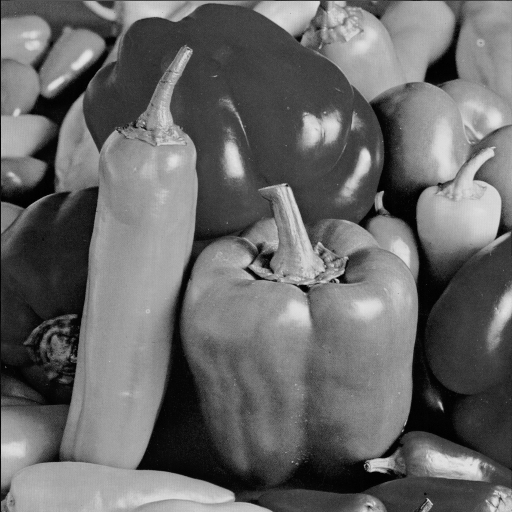
%> input picture metrics/test images/peppers.tif, 512 x 512 px
$ octave coefficient.m   (GNU Octave 9; MATLAB toolbox functions it lacks are replaced by stand-ins)
%> lines starting %> are read from the running program, lines starting %| are printed output that depends on the picture
clc;
clear all;
close all;
I=imread('test images/peppers.tif');
%> I is the input picture: size 512x512 uint8; min 0, max 229, mean 104.2
A=double(I);
%%%% Horizontal %%%%
x1 = double(A(:,1:end-1));
y1 = double(A(:,2:end));
randIndex1 = randperm(numel(x1));
randIndex1 = randIndex1(1:10000);
x11 = x1(randIndex1);
y11 = y1(randIndex1);
%%% Vertical %%%%%
x2 = double(A(1:end-1,:));
y2 = double(A(2:end,:));
randIndex1 = randperm(numel(x2));
randIndex1 = randIndex1(1:10000);
x21 = x2(randIndex1);
y21 = y2(randIndex1);
%%%% Diagonal %%%%%
x3 = double(A(1:end-1,1:end-1));
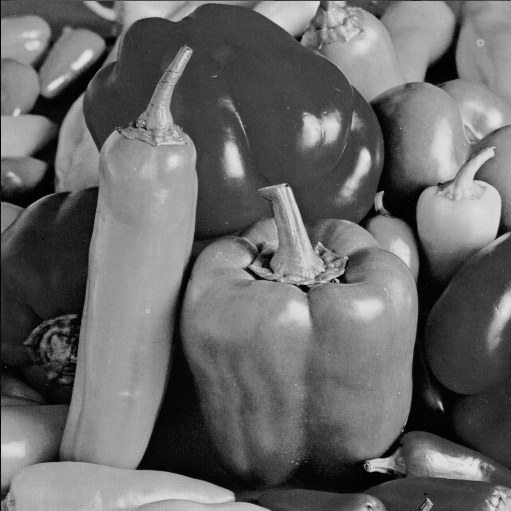
%> x3: size 511x511 double; min 0, max 229, mean 104.1
y3 = double(A(2:end,2:end));
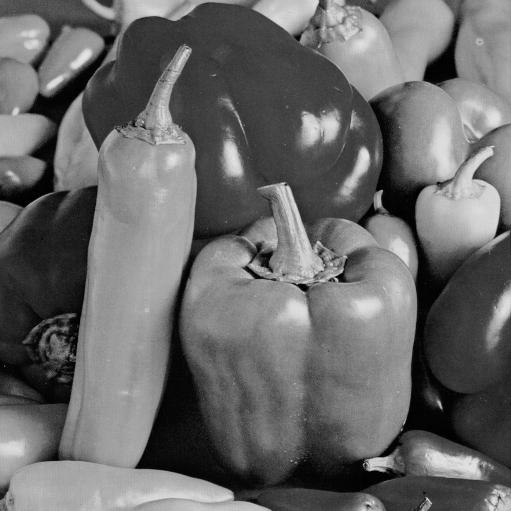
%> y3: size 511x511 double; min 0, max 229, mean 104.5
randIndex1 = randperm(numel(x3));
randIndex1 = randIndex1(1:10000);
x31 = x3(randIndex1);
y31 = y3(randIndex1);
r_xy1 = corrcoef(x11,y11)
%> r_xy1 = [1 0.978; 0.978 1]
r_xy2 = corrcoef(x21,y21)
%> r_xy2 = [1 0.982; 0.982 1]
r_xy3 = corrcoef(x31,y31)
%> r_xy3 = [1 0.968; 0.968 1]
figure,
subplot(1,3,1)
scatter(x11,y11,1);
xlabel('Grey Values on Location (x,y)')
ylabel('Grey Values on Location (x+1,y)')
title('Horizontal')

subplot(1,3,2)
scatter(x21,y21,1);
xlabel('Grey Values on Location (x,y)')
ylabel('Grey Values on Location (x+1,y)')
title('Vertical')

subplot(1,3,3)
scatter(x31,y31,1);
xlabel('Grey Values on Location (x,y)')
ylabel('Grey Values on Location (x+1,y)')
title('Diagonal')
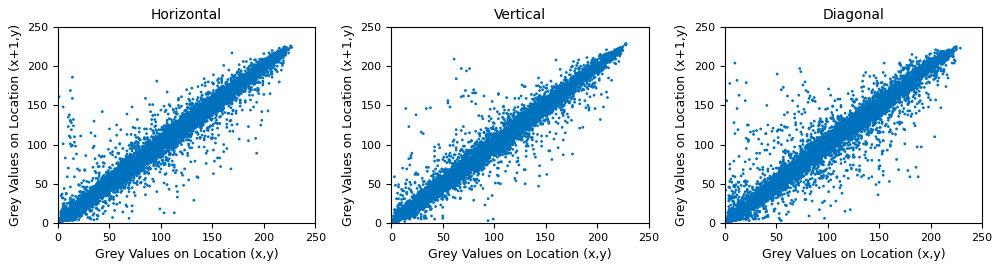
%> figure redrawn from the program's plot data, 3 panels

$ run again, with metrics/test images/baboon.tif copied over metrics/test images/peppers.tif
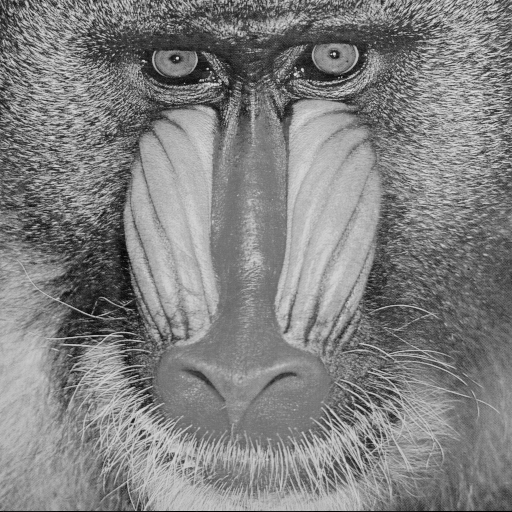
%> input picture metrics/test images/baboon.tif, 512 x 512 px
%> I is the input picture: size 512x512 uint8; min 0, max 230, mean 129.1
%> `y3 = double(A(2:end,2:end));`:
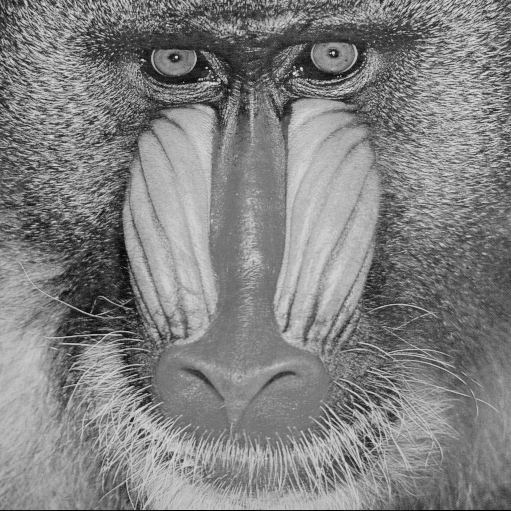
%> y3: size 511x511 double; min 0, max 230, mean 129.1
%> r_xy1 = [1 0.863; 0.863 1]
%> r_xy2 = [1 0.759; 0.759 1]
%> r_xy3 = [1 0.736; 0.736 1]
%> `title('Diagonal')`:
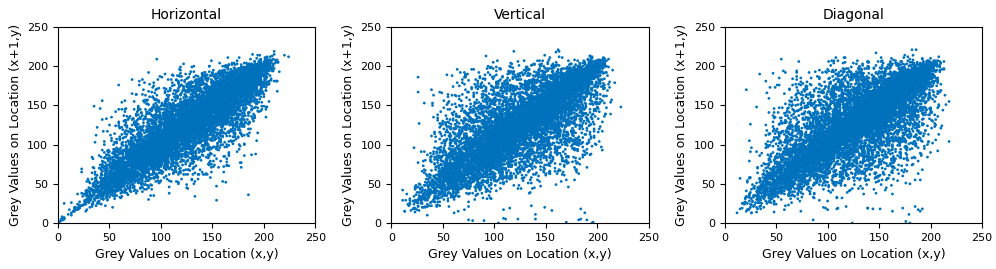
%> figure redrawn from the program's plot data, 3 panels

$ run again, with metrics/test images/cameraman.tif copied over metrics/test images/peppers.tif
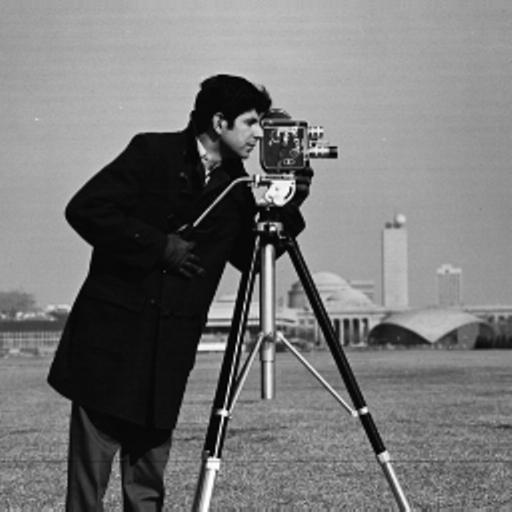
%> input picture metrics/test images/cameraman.tif, 512 x 512 px
%> I is the input picture: size 512x512 uint8; min 0, max 255, mean 118.3
%> `x3 = double(A(1:end-1,1:end-1));`:
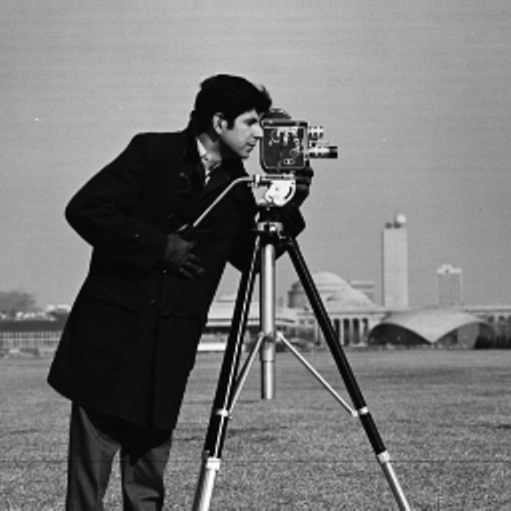
%> x3: size 511x511 double; min 0, max 255, mean 118.3
%> r_xy1 = [1 0.984; 0.984 1]
%> r_xy2 = [1 0.99; 0.99 1]
%> r_xy3 = [1 0.973; 0.973 1]
%> `title('Diagonal')`:
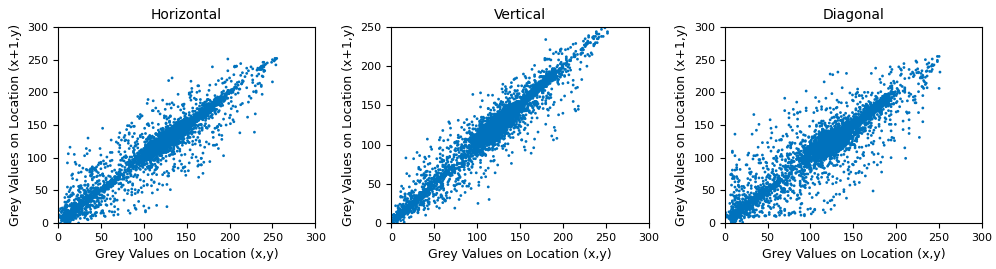
%> figure redrawn from the program's plot data, 3 panels
